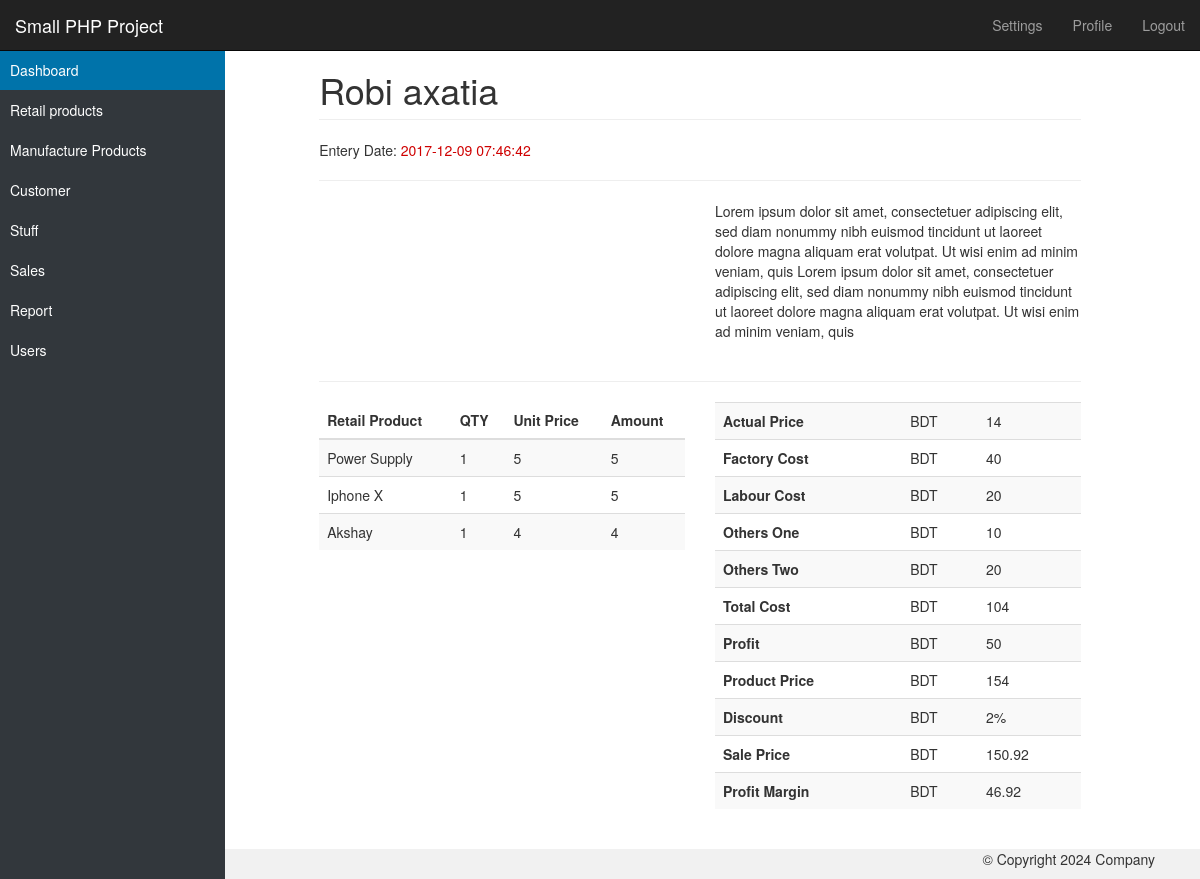
Screenshot of /admin/manufacturing-product-view.php?id=28 (signed in) with the database file from the repository.
### tables this page shows
CREATE TABLE `tbl_manufacture_product_name` (
  `id` int(11) NOT NULL,
  `customId` varchar(255) NOT NULL,
  `entryDate` timestamp NOT NULL DEFAULT current_timestamp() ON UPDATE current_timestamp(),
  `lastUpdate` timestamp NOT NULL DEFAULT '0000-00-00 00:00:00',
  `productName` text NOT NULL,
  `productDetails` text NOT NULL,
  `quantity` int(11) NOT NULL,
  `manufactureThumb` varchar(255) NOT NULL,
  `actualPrice` float NOT NULL,
  `factoryCost` float NOT NULL,
  `labourCost` float NOT NULL,
  `othersOne` float NOT NULL,
  `othersTwo` float NOT NULL,
  `totalCost` float NOT NULL,
  `profit` float NOT NULL,
  `productPrice` float NOT NULL,
  `discount` float NOT NULL,
  `salePrice` float NOT NULL,
  `profitMargin` float NOT NULL
);

CREATE TABLE `tbl_manufacture` (
  `id` int(11) NOT NULL,
  `customId` varchar(255) NOT NULL,
  `retailProId` int(11) NOT NULL,
  `retailProduct` text NOT NULL,
  `quantity` int(11) NOT NULL,
  `unitPrice` float NOT NULL,
  `price` float NOT NULL
);

### lib/Database.php (called while the page is built, shortened)
<?php
Class Database {
	private $dbhost = DB_HOST;
	private $dbname = DB_NAME;
	private $dbuser = DB_USER;
	private $dbpass = DB_PASS;
	public $link;
	private function mysqliConnectDB() {
		$this->link = new mysqli($this->dbhost, $this->dbuser, $this->dbpass, $this->dbname);
	}
	public function select($query){
		$result = $this->link->query($query) or die($this->link->error.__LINE__);
		if($result->num_rows > 0){
			return $result;
		} else {
			return false;
		}
	}
}
?>

### admin/manufacturing-product-view.php (the view, shortened to what this page needs)
<?php
include('inc/header.php');
include('inc/sidebar.php');
include('../lib/ManufacturingProduct.php');
if(isset($_GET['id'])) {
	$id = $_GET['id'];
} else {
	header('Location: manufacturing-products.php');
}
$db = new Database();
?>
<div class="container-fluid">
	<div class="row">
		<div class="col-sm-10 col-sm-offset-2 main">
			<div class="row">
				<div class="col-sm-10 col-sm-offset-1">
					<?php
					$query = "SELECT * FROM tbl_manufacture_product_name WHERE id = '$id'";
					$product = $db->select($query);
					if($product) {
						while($result = $product->fetch_assoc()) {
					?>
					<h1 class="page-header"><?php echo $result['productName']; ?></h1>
					<div class="date-time">
						Entery Date: <span style="color:#cf0000;"><?php echo $result['entryDate']; ?></span>
					</div>
					<hr />
					<div class="row">
						<div class="col-sm-6">
						</div>
						<div class="col-sm-6">
							<p><?php echo $result['productDetails']; ?></p>
						</div>
					</div>
					<hr />
					<div class="row">
						<div class="col-sm-6">
							<div class="table-responsive">
								<table class="table table-striped">
								  <thead>
									<tr>
										<th>Retail Product</th>
										<th>QTY</th>
										<th>Unit Price</th>
										<th>Amount</th>
									</tr>
								  </thead>
								  <tbody>
									<?php
									$query = "SELECT * FROM tbl_manufacture WHERE customId = '$result[customId]' ORDER BY id DESC";
									$post = $db->select($query);
									if($post) {
										while($list = $post->fetch_assoc()) {
									?>
										<tr>
											<td><?php echo $list['retailProduct']; ?></td>
											<td><?php echo $list['quantity']; ?></td>
											<td><?php echo $list['unitPrice']; ?></td>
											<td><?php echo $list['price']; ?></td>
										</tr>
									<?php } ?>
									<?php } else {?>
										<h3>No retail product found!</h3>
									<?php } ?>
								  </tbody>
								</table>
							</div>
						</div>
						<div class="col-sm-6">
							<div class="table-responsive">
								<table class="table table-striped">
									<tbody>
										<tr>
											<td><strong>Actual Price</strong></td>
											<td>BDT</td>
											<td><?php echo $result['actualPrice']; ?></td>
										</tr>
										<tr>
											<td><strong>Factory Cost</strong></td>
											<td>BDT</td>
											<td><?php echo $result['factoryCost']; ?></td>
										</tr>
										<tr>
											<td><strong>Labour Cost</strong></td>
											<td>BDT</td>
											<td><?php echo $result['labourCost']; ?></td>
										</tr>
										<tr>
											<td><strong>Others One</strong></td>
											<td>BDT</td>
											<td><?php echo $result['othersOne']; ?></td>
										</tr>
										<tr>
											<td><strong>Others Two</strong></td>
											<td>BDT</td>
											<td><?php echo $result['othersTwo']; ?></td>
										</tr>
										<tr>
											<td><strong>Total Cost</strong></td>
											<td>BDT</td>
											<td><?php echo $result['totalCost']; ?></td>
										</tr>
										<tr>
											<td><strong>Profit</strong></td>
											<td>BDT</td>
											<td><?php echo $result['profit']; ?></td>
										</tr>
										<tr>
											<td><strong>Product Price</strong></td>
											<td>BDT</td>
											<td><?php echo $result['productPrice']; ?></td>
										</tr>
										<tr>
											<td><strong>Discount</strong></td>
											<td>BDT</td>
											<td><?php echo $result['discount'].'%'; ?></td>
										</tr>
										<tr>
											<td><strong>Sale Price</strong></td>
											<td>BDT</td>
											<td><?php echo $result['salePrice']; ?></td>
										</tr>
										<tr>
											<td><strong>Profit Margin</strong></td>
											<td>BDT</td>
											<td><?php echo $result['profitMargin']; ?></td>
										</tr>
									</tbody>
								</table>
							</div>
						</div>
					</div>
					<?php
						}
					}
					?>
				</div>
			</div>
		</div>
	</div>
</div>
<?php include('inc/footer.php'); ?>

### admin/assets/css/styles.css (style rules this page uses)
body { padding-top: 50px; background:#fff; background-color: #f1f1f1; }
.main { padding: 20px; background-color: #fff; }
@media (min-width: 768px) { .main { padding-right: 40px; padding-left: 40px; position:relative; z-index:1; } }
.main .page-header { margin-top: 0; }

### rows the page displays
tbl_manufacture_product_name: productName "Robi axatia", entryDate "2017-12-09 07:46:42", productDetails "Lorem ipsum dolor sit amet, consectetuer adipiscing elit, sed diam nonummy nibh euismod tincidunt ut laoreet dolore magna aliquam erat volutpat. Ut wisi enim ad minim veniam, quis Lorem ipsum dolor sit amet, consectetuer adipiscing elit, sed diam nonummy nibh euismod tincidunt ut laoreet dolore magna aliquam erat volutpat. Ut wisi enim ad minim veniam, quis", actualPrice "14", factoryCost "40", labourCost "20", othersOne "10", othersTwo "20", totalCost "104", profit "50", productPrice "154", discount "2", salePrice "150.92", profitMargin "46.92"
tbl_manufacture: retailProduct "Power Supply", quantity "1", unitPrice "5", price "5"
tbl_manufacture: retailProduct "Iphone X", quantity "1", unitPrice "5", price "5"
tbl_manufacture: retailProduct "Akshay", quantity "1", unitPrice "4", price "4"
